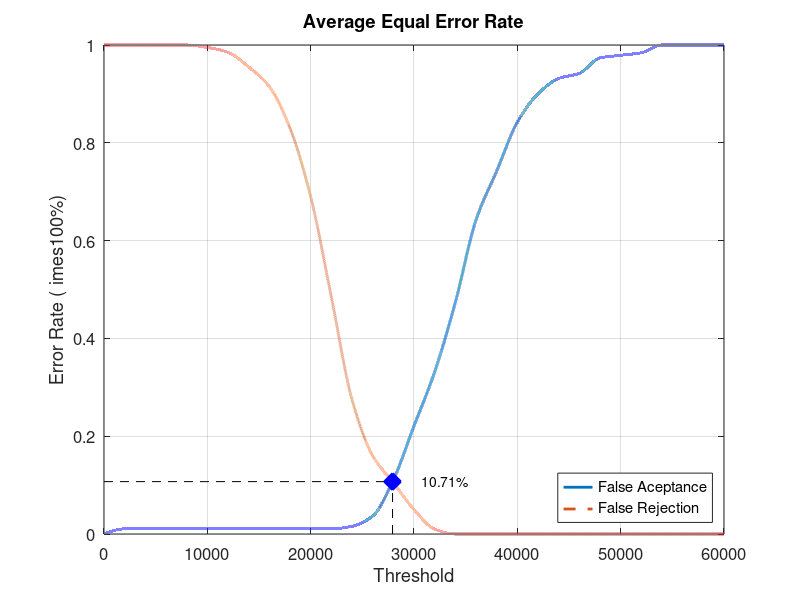
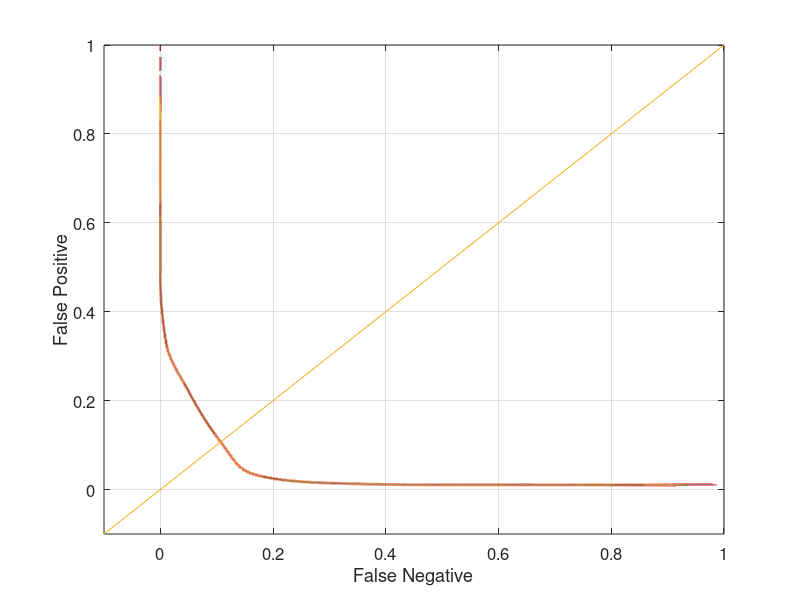

The MATLAB script that drew these images, in order:
close all;
clear;
clc;
x = 0:2000:60000;
xq = 0:0.5:60000;

y0 = [0 0.0105263 0.0105263 0.0105263 0.0105263 0.0105263 0.0105263 0.0105263 0.0105263 0.0105263 0.0105263 0.0105263 0.0157895 0.0368421 0.110526 0.221053 0.331579 0.473684 0.642105 0.742105 0.842105 0.9 0.931579 0.942105 0.973684 0.978947 0.984211 1 1 1 1]
yy0 = interp1(x, y0, xq, 'pchip');
y1 = [1 1 1 1 1 0.995 0.985 0.955 0.915 0.83 0.69 0.485 0.275 0.16 0.105 0.05 0.01 0 0 0 0 0 0 0 0 0 0 0 0 0 0]
yy1 = interp1(x, y1, xq, 'pchip');

% Calculating EER: 
y2 = abs(y0 - y1);
find(y2 == min(y2))
yy2 = abs(yy0 - yy1);
xEER = find(yy2 == min(yy2));
xEERIndex = xq(xEER) % X-axis EER
yEER = yy0(xEER) % Y-axis EER

main = figure
plot(xq, yy0,'-','LineWidth', 2);	hold on
plot(xq, yy1,'--','LineWidth', 2);	hold on
plot([xEERIndex xEERIndex], [0 yEER], 'k--');	hold on
plot([0 xEERIndex], [yEER yEER], 'k--');	hold on
plot(xEERIndex, yEER, 'bx', 'LineWidth', 10);	hold on
text(xEERIndex + 10 * xEERIndex / 100, yEER, [num2str(round((10000 * yEER)) / 100) '%'])
legend('False Aceptance', 'False Rejection', 'Location', 'SouthEast')
xlabel('Threshold')
ylabel('Error Rate (	imes100%)')
title('Average Equal Error Rate')
set(gca, 'FontSize', 12)
axis([0 60000 0 1])
grid on

print(main, 'Database3_1Main', '-dpng');
FNRxFPR = figure('Color', [1 1 1]);
plot(yy1, yy0, '-', yy1, yy0, 'LineWidth', 2);
hold on
y = -0.1:0.1:1
plot(y, y); 
set(gca, 'FontSize', 12)
xlabel('False Negative')
ylabel('False Positive')
axis([-0.1 1 -0.1 1])
set(gca, 'FontSize', 12)
grid on

print(FNRxFPR, 'Database3_1FNRxFPR','-dpng');
